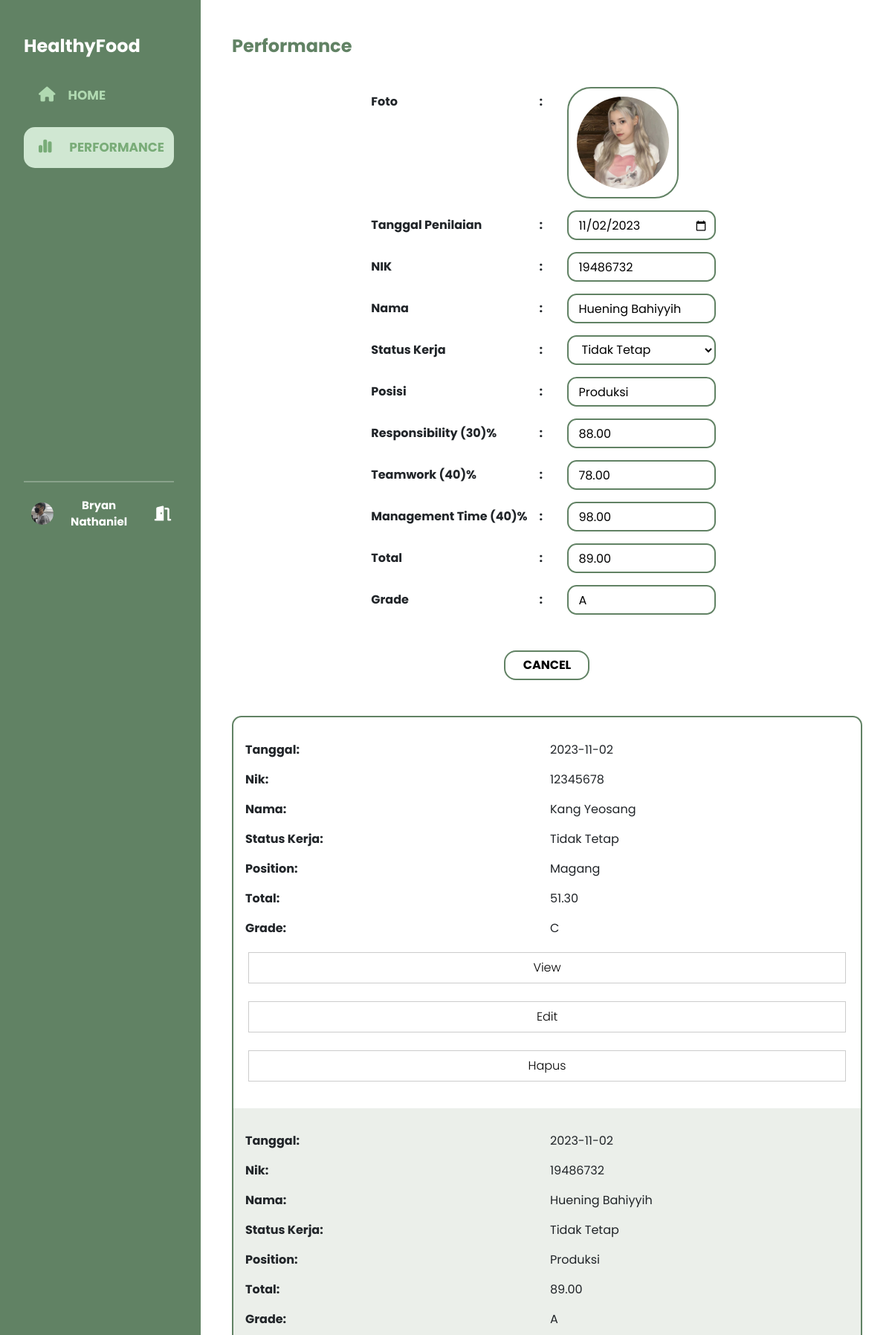
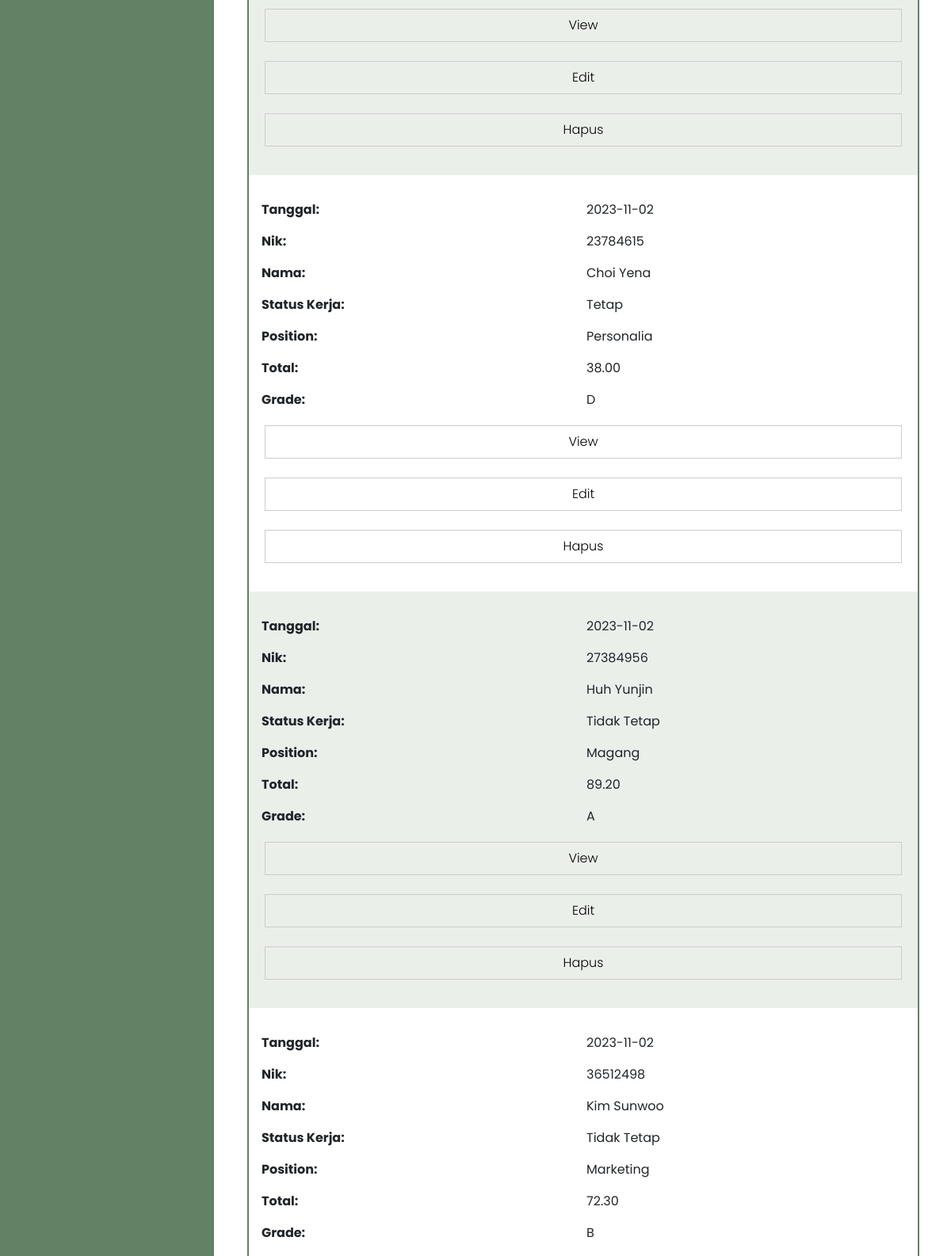
Page /performance/performance.php?nik=19486732&action=view (upper part) on the committed database (2 pictures, top to bottom).
### tables this page shows
CREATE TABLE `performance` (
  `nik` int(8) NOT NULL,
  `foto` varchar(200) NOT NULL,
  `nama` varchar(200) NOT NULL,
  `status_kerja` enum('Tetap','Tidak Tetap') NOT NULL,
  `position` varchar(10) NOT NULL,
  `tgl_penilaian` date NOT NULL,
  `responsibility` decimal(10,2) NOT NULL,
  `teamwork` decimal(10,2) NOT NULL,
  `management_time` decimal(10,2) NOT NULL,
  `total` decimal(10,2) NOT NULL,
  `grade` varchar(3) NOT NULL
);

### performance/performance.php (the view, shortened to what this page needs)
<?php
include('../connection.php');
$query = mysqli_query($con, "SELECT * FROM performance");
$result = mysqli_fetch_all($query, MYSQLI_ASSOC);
if (isset($_GET['nik'])) {
  $nik = $_GET['nik'];
  $search = mysqli_query($con, "SELECT * FROM performance WHERE nik='$nik' LIMIT 1");
  $search_result = mysqli_fetch_all($search, MYSQLI_ASSOC);
}
?>
<!DOCTYPE html>
<html lang="en">
<head>
  <link rel="stylesheet" href="app.css" />
  <link href="https://cdn.jsdelivr.net/npm/bootstrap@5.3.2/dist/css/bootstrap.min.css" rel="stylesheet" />
</head>
<body>
  <div class="background">
    <div class="sidebar">
      <div class="content">
        <div class="brand">
          <h1>HealthyFood</h1>
        </div>
        <div class="list">
          <div class="space home-list">
            <a href="../home.php">
              <i class="fa-solid fa-house"></i>
              <p>HOME</p>
            </a>
          </div>
          <div class="space perform-list">
            <a href="">
              <i class="fa-solid fa-chart-simple"></i>
              <p>PERFORMANCE</p>
            </a>
          </div>
          <div class="profile">
            <hr>
            <div class="profile_grid">
              <div><img src="../img/bry.jpg" alt=""></div>
              <div>
                <p>Bryan Nathaniel</p>
              </div>
              <div><i class="fa-solid fa-door-open"></i></div>
            </div>
          </div>
        </div>
      </div>
    </div>
    <div class="performance">
      <div class="judul">
        <h1>Performance</h1>
      </div>
      <div class="formKaryawan">
        <form method="post" enctype="multipart/form-data">
          <div class="form_grid">
            <div class="left_grid">
              <div>
                <p>Foto</p>
              </div>
              <div>
                <p>:</p>
              </div>
              <div class="upload_foto">
                <div class="circle">
                  <img class="profile-pic" src="<?php
                                                if (isset($_GET['nik'])) {
                                                ?>../img/<?php echo $search_result[0]['foto'];
                                                } else {
                              ?>
                    ../img/profile.png
                    <?php
                                                }
                    ?>" />
                </div>
              </div>
              <div>
                <p>Tanggal Penilaian</p>
              </div>
              <div>
                <p>:</p>
              </div>
              <div class="input">
                <input value="<?php
                              if (isset($_GET['nik'])) {
                                echo $search_result[0]['tgl_penilaian'];
                              } ?>" name="tanggal" type="date" />
              </div>
              <div>
                <p>NIK</p>
              </div>
              <div>
                <p>:</p>
              </div>
              <?php
              $showReadOnly = '';
              if (isset($_GET['action'])) {
                $action = $_GET['action'];
                if ($action === 'edit' || $action === 'view') {
                  $showReadOnly = 'readonly';
                }
              }
              ?>
              <div class="input">
                <input value="<?php
                              if (isset($_GET['nik'])) {
                                echo $search_result[0]['nik'];
                              } ?>" name="nik" type="text" <?= $showReadOnly; ?> />
              </div>
              <div>
                <p>Nama</p>
              </div>
              <div>
                <p>:</p>
              </div>
              <div class="input">
                <input value="<?php
                              if (isset($_GET['nik'])) {
                                echo $search_result[0]['nama'];
                              } ?>" name="nama" type="text" />
              </div>
              <div>
                <p>Status Kerja</p>
              </div>
              <div>
                <p>:</p>
              </div>
              <div>
                <?php
                include('../connection.php');
                $query_enum = "SHOW COLUMNS FROM performance WHERE Field = 'status_kerja'";
                $result_enum = $con->query($query_enum);
                $row = $result_enum->fetch_assoc();
                $enum_str = $row['Type'];
                preg_match_all("/'([^']+)'/", $enum_str, $matches);
                $enum_values = $matches[1];
                ?>
                <select name="status" id="" class="select-status">
                  <?php foreach ($enum_values as $value) : ?>
                    <option value="<?= $value ?>" <?php if (isset($_GET['nik']) && $search_result[0]['status_kerja'] == $value) echo 'selected'; ?>><?= $value ?></option>
                  <?php endforeach; ?>
                </select>
              </div>
              <div>
                <p>Posisi</p>
              </div>
              <div>
                <p>:</p>
              </div>
              <div class="input">
                <input value="<?php
                              if (isset($_GET['nik'])) {
                                echo $search_result[0]['position'];
                              } ?>" name="posisi" type="text" />
              </div>
            </div>
            <?php
            $firstLand = 'firstLand';
            if (isset($_GET['action'])) {
              $action = $_GET['action'];
              if ($action === 'edit') {
                $firstLand = 'buttonGroupEdit';
              } else if ($action === 'view') {
                $firstLand = 'buttonGroupView';
              }
            }
            ?>
            <div class="right_grid">
              <div class="buttonGroup <?php echo $firstLand; ?>">
                <?php
                $showCancel = 'hidden';
                if (isset($_GET['action'])) {
                  $action = $_GET['action'];
                  if ($action === 'edit') {
                    $showSaveClear = '';
                    $showCancel = '';
                  } else {
                    $showCancel = '';
                  }
                }
                ?>
                <div class="button <?php echo $showCancel; ?>">
                  <div class="cancelbtn"><a href="performance.php">CANCEL</a></div>
                </div>
              </div>
              <div class="right_input">
                <div>
                  <p>Responsibility (30)%</p>
                </div>
                <div>
                  <p>:</p>
                </div>
                <div class="input">
                  <input value="<?php
                                if (isset($_GET['nik'])) {
                                  echo $search_result[0]['responsibility'];
                                } ?>" id="responsibility" name="responsible" type="number" oninput="calculateTotalAndGrade()" min="0" max="100" />
                </div>
                <div>
                  <p>Teamwork (40)%</p>
                </div>
                <div>
                  <p>:</p>
                </div>
                <div class="input">
                  <input value="<?php
                                if (isset($_GET['nik'])) {
                                  echo $search_result[0]['teamwork'];
                                } ?>" id="teamwork" name="teamwork" type="number" oninput="calculateTotalAndGrade()" min="0" max="100" />
                </div>
                <div>
                  <p>Management Time (40)%</p>
                </div>
                <div>
                  <p>:</p>
                </div>
                <div class="input">
                  <input value="<?php
                                if (isset($_GET['nik'])) {
                                  echo $search_result[0]['management_time'];
                                } ?>" id="managementTime" name="time" type="number" oninput="calculateTotalAndGrade()" min="0" max="100" />
                </div>
                <div>
                  <p>Total</p>
                </div>
                <div>
                  <p>:</p>
                </div>
                <div class="input">
                  <input value="<?php
                                if (isset($_GET['nik'])) {
                                  echo $search_result[0]['total'];
                                } ?>" id="total" name="total" type="text" readonly />
                </div>
                <div>
                  <p>Grade</p>
                </div>
                <div>
                  <p>:</p>
                </div>
                <div class="input">
                  <input value="<?php
                                if (isset($_GET['nik'])) {
                                  echo $search_result[0]['grade'];
                                } ?>" id="grade" name="grade" type="text" readonly />
                </div>
              </div>
            </div>
          </div>
        </form>
      </div>
      <div class="tabelKaryawan">
        <table class="isi_tabel">
          <tbody>
            <?php
            if (mysqli_num_rows($query) > 0) {
              foreach ($result as $result) : ?>
                <tr>
                  <td data-cell="tanggal" scope="row"><?= $result['tgl_penilaian'] ?></td>
                  <td data-cell="nik"><?= $result['nik'] ?></td>
                  <td data-cell="nama"><?= $result['nama'] ?></td>
                  <td data-cell="status kerja"><?= $result['status_kerja'] ?></td>
                  <td data-cell="position"><?= $result['position'] ?></td>
                  <td data-cell="total"><?= $result['total'] ?></td>
                  <td data-cell="grade"><?= $result['grade'] ?></td>
                  <td><a href='performance.php?nik=<?= $result['nik'] ?>&action=view'>View</a></td>
                  <td><a href='performance.php?nik=<?= $result['nik'] ?>&action=edit'>Edit</a></td>
                  <td><a href='performance.php?nik=<?= $result['nik'] ?>&action=delete' onclick="return confirm('Apakah yakin hapus?')">Hapus</a></td>
                </tr>
              <?php endforeach;
            } else { ?>
              <tr>
                <td colspan="8" align="center"><i>Data Belum Ada</i></td>
              </tr>
            <?php } ?>
          </tbody>
        </table>
      </div>
    </div>
  </div>
</body>
</html>

### rows in the picture
performance: foto (picture), tanggal "11/02/2023", nik "19486732", nama "Huening Bahiyyih", status "Tidak Tetap", posisi "Produksi", responsible "88.00", teamwork "78.00", time "98.00", total "89.00", grade "A", tgl_penilaian "2023-11-02", status_kerja "Tidak Tetap", position "Produksi"
performance: tgl_penilaian "2023-11-02", nik "12345678", nama "Kang Yeosang", status_kerja "Tidak Tetap", position "Magang", total "51.30", grade "C"
performance: tgl_penilaian "2023-11-02", nik "23784615", nama "Choi Yena", status_kerja "Tetap", position "Personalia", total "38.00", grade "D"
performance: tgl_penilaian "2023-11-02", nik "27384956", nama "Huh Yunjin", status_kerja "Tidak Tetap", position "Magang", total "89.20", grade "A"
performance: tgl_penilaian "2023-11-02", nik "36512498", nama "Kim Sunwoo", status_kerja "Tidak Tetap", position "Marketing", total "72.30", grade "B"
